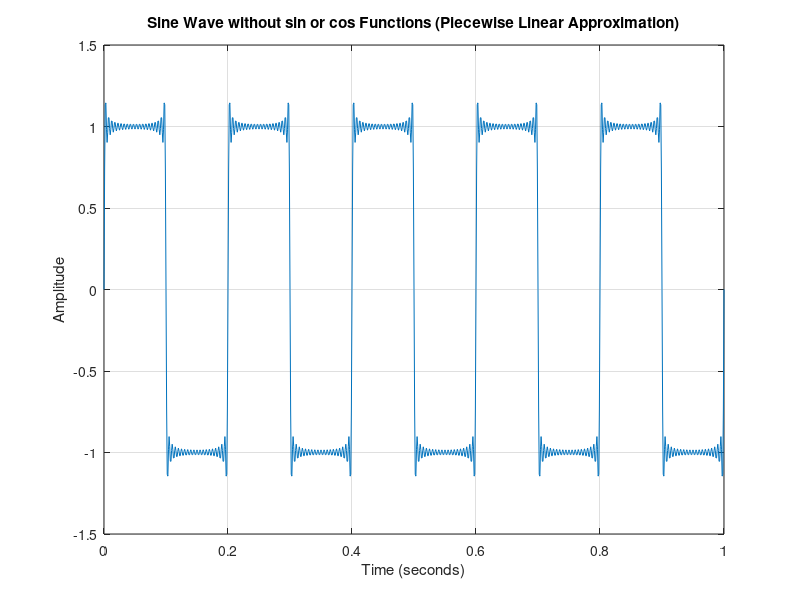

This chart was generated by the following MATLAB code:
% Parameters
Fs = 1000;          % Sampling frequency (Hz)
T = 1/Fs;           % Sampling period
t = 0:T:1;          % Time vector for one period
f = 5;              % Frequency of the sine wave (Hz)

% Generate sine wave without using sin or cos
x = linspace(0, 1, numel(t));
y = zeros(size(x));

% Linear interpolation to approximate a sine-like waveform
num_points = 20;  % Adjust the number of points for more accuracy
for k = 1:num_points
    y = y + (4/pi) * sin(2 * pi * (2*k - 1) * f * x) / (2*k - 1);
end

% Plot
figure;
plot(t, y);
title('Sine Wave without sin or cos Functions (Piecewise Linear Approximation)');
xlabel('Time (seconds)');
ylabel('Amplitude');
grid on;
